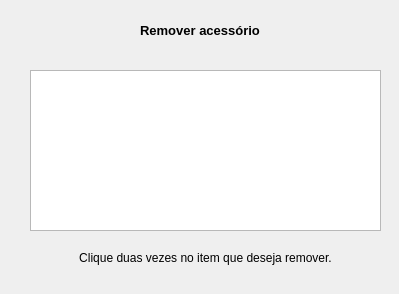
<?xml version="1.0" encoding="UTF-8"?>
<ui version="4.0">
 <class>Dialog</class>
 <widget class="QDialog" name="Dialog">
  <property name="geometry">
   <rect>
    <x>0</x>
    <y>0</y>
    <width>399</width>
    <height>294</height>
   </rect>
  </property>
  <property name="windowTitle">
   <string>Dialog</string>
  </property>
  <widget class="QLabel" name="label">
   <property name="geometry">
    <rect>
     <x>0</x>
     <y>20</y>
     <width>400</width>
     <height>21</height>
    </rect>
   </property>
   <property name="font">
    <font>
     <pointsize>10</pointsize>
     <weight>75</weight>
     <bold>true</bold>
    </font>
   </property>
   <property name="text">
    <string>Remover acessório</string>
   </property>
   <property name="alignment">
    <set>Qt::AlignCenter</set>
   </property>
  </widget>
  <widget class="QTableWidget" name="rmv_acs_tabela">
   <property name="geometry">
    <rect>
     <x>30</x>
     <y>70</y>
     <width>351</width>
     <height>161</height>
    </rect>
   </property>
  </widget>
  <widget class="QLabel" name="label_2">
   <property name="geometry">
    <rect>
     <x>30</x>
     <y>250</y>
     <width>351</width>
     <height>16</height>
    </rect>
   </property>
   <property name="text">
    <string>Clique duas vezes no item que deseja remover.</string>
   </property>
   <property name="alignment">
    <set>Qt::AlignCenter</set>
   </property>
  </widget>
 </widget>
 <resources/>
 <connections/>
</ui>
